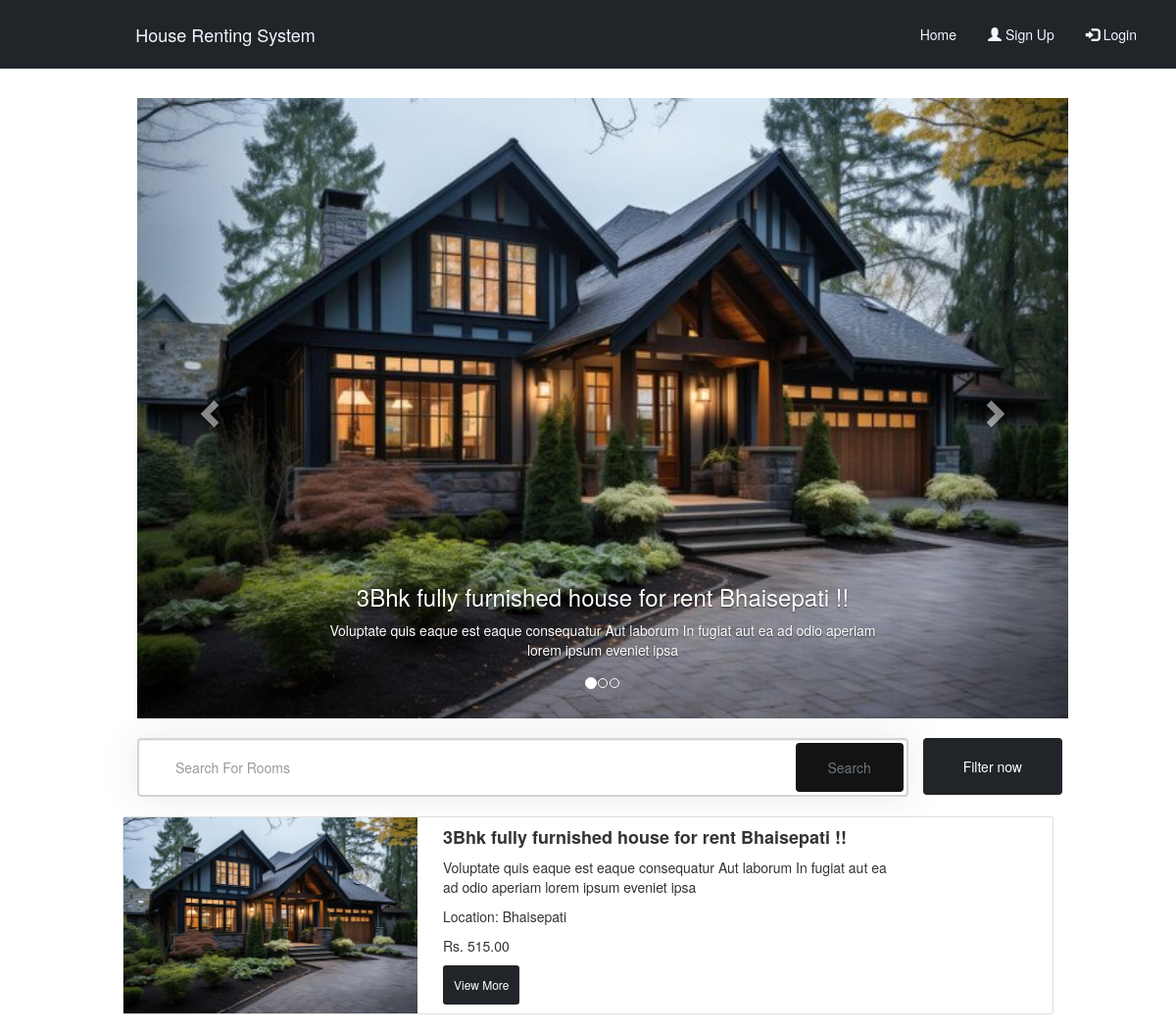
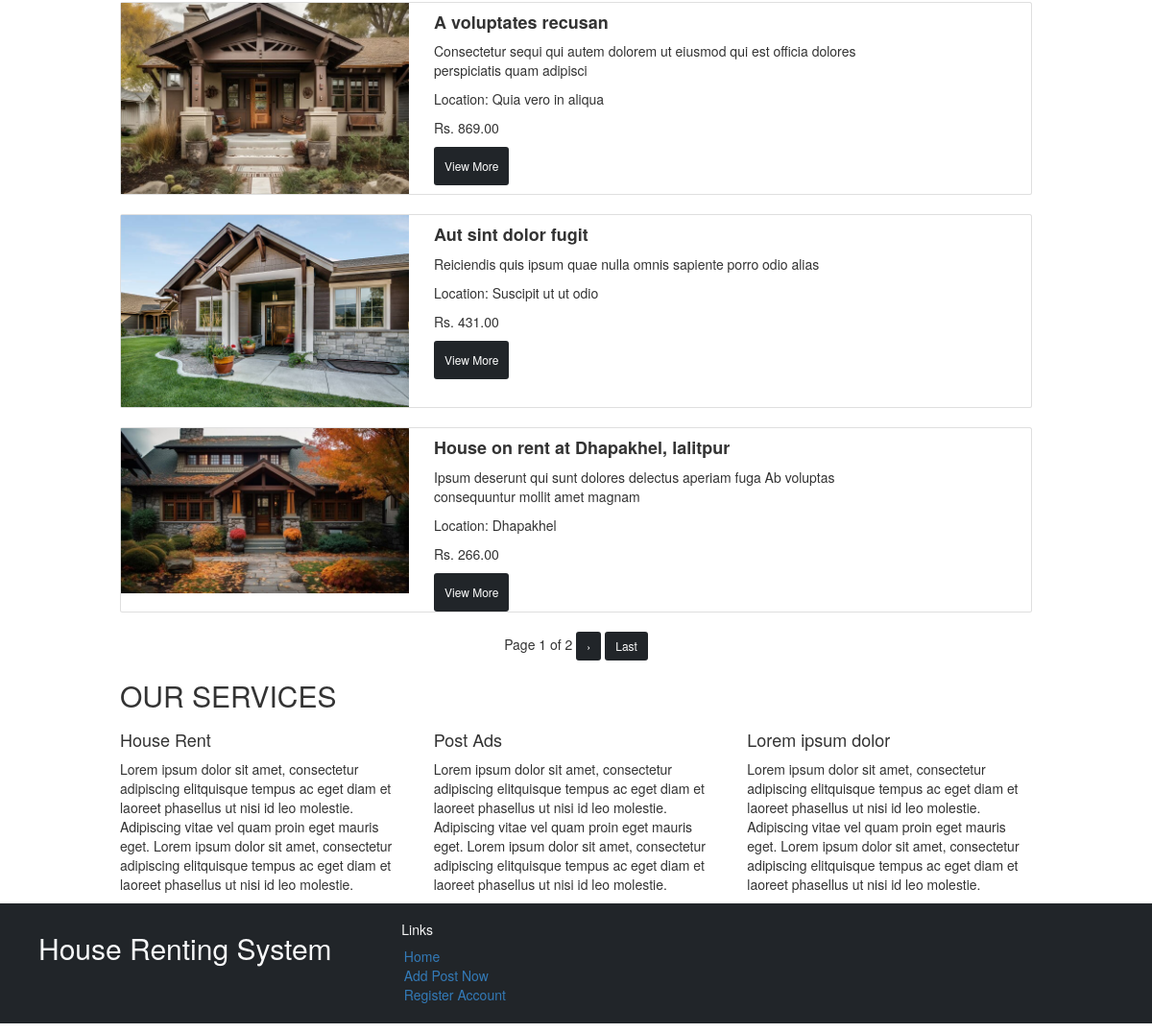
The page / on the database its author committed (2 pictures, top to bottom).
### houserent/models.py (models this page shows, shortened)
class FlatsAvailable(models.Model):
    uid=models.ForeignKey(User, verbose_name="User Id", on_delete=models.CASCADE,default=6)
    title = models.CharField(max_length=100)
    full_name=models.CharField(max_length=50,null=True)
    email=models.EmailField(max_length=254,null=True)
    phone=models.IntegerField(null=True)
    description = models.TextField()
    price = models.DecimalField(max_digits=10, decimal_places=2)
    location = models.CharField(max_length=200,)
    bedroom = models.PositiveIntegerField()
    livingroom = models.PositiveIntegerField()
    bathroom = models.PositiveIntegerField()
    kitchen = models.PositiveIntegerField()
    contact_number = models.CharField(max_length=15)
    date_and_time=models.DateTimeField(default=timezone.now)
    images = models.ImageField(upload_to='uploads',null=True)
    slugs=models.SlugField(unique=True,null=True)

### houserent/views.py (the view)
# urls.py: path('', views.index, name='index'),
def index (request):
    first = FlatsAvailable.objects.latest('id')
    latests = FlatsAvailable.objects.all().exclude(id=first.id)
    ads = FlatsAvailable.objects.all()
    flats = FlatsAvailable.objects.all().order_by('title')
    p = Paginator(flats, 4)
    page = request.GET.get('page')
    flats = p.get_page(page)
    return render(request, 'index.html', {"ads": ads, 'latest': latests, 'first': first, 'flats': flats})

### houserent/templates/index.html (shortened to what this page needs)
{% extends 'layout.html' %}
{% load static%}
{% block content %}
<div class="container">
  <br>
  <div id="myCarousel" class="carousel slide" data-ride="carousel">
    <ol class="carousel-indicators">
      <li data-target="#myCarousel" data-slide-to="0" class="active"></li>
      <li data-target="#myCarousel" data-slide-to="1"></li>
      <li data-target="#myCarousel" data-slide-to="2"></li>
    </ol>
    <div class="carousel-inner" role="listbox">
      {% if first %}
      <div class="item active">
        <img src={{first.images.url}} />
        <div class="carousel-caption">
          <h3>{{first.title}}</h3>
          <p>{{first.description}}</p>
        </div>
      </div>
      {% endif %}
    </div>
    <a class="left carousel-control" href="#myCarousel" role="button" data-slide="prev">
      <span class="glyphicon glyphicon-chevron-left" aria-hidden="true"></span>
    </a>
    <a class="right carousel-control" href="#myCarousel" role="button" data-slide="next">
      <span class="glyphicon glyphicon-chevron-right" aria-hidden="true"></span>
    </a>
  </div>
</div>
<br>
<div class="container">
<div class="row  ">
  <div class="col-12 col-md-10">
    <div class="search">
      <form method= POST action="{%url 'search-flat'%}" >
      <input type="text" class="form-control" placeholder="Search For Rooms" name="search">
      <button class="btn  btn-outline-secondary">Search</button>
      </form>
    </div>
  </div>
  <div class="col-12 col-md-2" style="margin: inherit;" >
  <button type="button" class="btn  btn-dark " data-toggle="modal"
    data-target="#filterModal" style="padding: 18px 40px 18px 40px;" > Filter now </button>
</div>
</div>
</div>
</div>
<br>
{% if ads %}
{% for ad in flats %}
<div class="container">
  <div class="card">
    <div class="row">
      <div class="col-sm-4">
        <a href="{% url 'flats' ad.slugs ad.id%}"> <img src="{{ad.images.url}}" alt="" style="width: 300px;"> </a>
      </div>
      <div class="image-box col-sm-6">
        <div class="card-block">
          <h4><b>{{ad.title}}</b></h4>
          <p>{{ad.description}}</p>
          <p>Location: {{ad.location}}</p>
          <p>Rs. {{ad.price}}</p>
          <a href="{% url 'flats' ad.slugs ad.id%}" class="btn btn-dark btn-sm float-right"
            style="padding:10px ;">View More</a>
        </div>
      </div>
    </div>
  </div>
  <br>
</div>
</div>
{% endfor %}
{% endif %}
<div class="container" >
  <center>
Page {{ flats.number }} of {{ flats.paginator.num_pages }}
{%if flats.has_next %}
  <a href="?page={{flats.next_page_number}}"class="btn btn-dark btn-sm float-right">&#8250;</a>
  <a href="?page={{flats.paginator.num_pages}}"class="btn btn-dark btn-sm float-right">Last</a>
{%endif %}
</center>
</div>
<section id="service">
  <div class="container">
    <div class="row">
      <div class="col-md-12">
        <h2 class="wow bounceIn" data-wow-offset="50" data-wow-delay="0.3s">OUR <span>SERVICES</span> </h2>
      </div>
      <div class="col-md-4 wow fadeIn" data-wow-offset="50" data-wow-delay="0.6s">
        <h4>House Rent</h4>
        <p>Lorem ipsum dolor sit amet, consectetur adipiscing elitquisque tempus ac eget diam et laoreet phasellus ut
          nisi id leo molestie. Adipiscing vitae vel quam proin eget mauris eget. Lorem ipsum dolor sit amet,
          consectetur adipiscing elitquisque tempus ac eget diam et laoreet phasellus ut nisi id leo molestie.</p>
      </div>
      <div class="col-md-4 active wow fadeIn" data-wow-offset="50" data-wow-delay="0.9s">
        <h4>Post Ads</h4>
        <p>Lorem ipsum dolor sit amet, consectetur adipiscing elitquisque tempus ac eget diam et laoreet phasellus ut
          nisi id leo molestie. Adipiscing vitae vel quam proin eget mauris eget. Lorem ipsum dolor sit amet,
          consectetur adipiscing elitquisque tempus ac eget diam et laoreet phasellus ut nisi id leo molestie.</p>
      </div>
      <div class="col-md-4 wow fadeIn" data-wow-offset="50" data-wow-delay="0.6s">
        <h4>Lorem ipsum dolor</h4>
        <p>Lorem ipsum dolor sit amet, consectetur adipiscing elitquisque tempus ac eget diam et laoreet phasellus ut
          nisi id leo molestie. Adipiscing vitae vel quam proin eget mauris eget. Lorem ipsum dolor sit amet,
          consectetur adipiscing elitquisque tempus ac eget diam et laoreet phasellus ut nisi id leo molestie.</p>
      </div>
    </div>
  </div>
</section>
{% endblock %}

### houserent/templates/layout.html (shortened to what this page needs)
<!DOCTYPE html>
{% load static %}
<html lang="en">
<head>
  <link rel="stylesheet" href="{% static 'css/bootstrap.min.css' %}">
  <link rel="stylesheet" type="text/css" href="{% static 'css/custom.css' %}">
  <link rel="stylesheet" href="https://maxcdn.bootstrapcdn.com/bootstrap/3.2.0/css/bootstrap.min.css">
</head>
<body>
    <div class="container-fluid">
        <div class="row align-items-center mb-3 p-3 bg-dark" >
            <div class="col-md-1"></div>
            <div class="col-md-3">
                <a class="navbar-brand " href="{% url 'index' %}" style="color: aliceblue;">House Renting System</a>
              </div>
              <div class="col-md-8" >
                <nav>
                    <ul class="nav nav-pills justify-content-end "  >
                        <li class="nav-item" ><a class="nav-link" style="color: aliceblue;" href="{% url 'index' %}" >Home</a></li>
                        {% if user.is_authenticated %}
                        <li class="nav-item"><a class="nav-link" style="color: aliceblue;" href="{% url 'postad' %}"> Post Ad</a></li>
                        <li class="nav-item"><a class="nav-link" style="color: aliceblue;" href="{% url 'logout' %}"><span class="glyphicon glyphicon-user"></span> Log Out</a></li>
                        {% else %}
                        <li class="nav-item"><a class="nav-link" style="color: aliceblue;" href="{% url 'register' %}"><span class="glyphicon glyphicon-user"></span> Sign Up</a></li>
                        <li class="nav-item"><a href="{% url 'login' %}" class="nav-link" style="color: aliceblue;"><span class="glyphicon glyphicon-log-in"></span> Login</a></li>
                        {% endif %}
                      </ul>
                </nav>
            </div>
        </div>
        <div class="container">
            {% block content %}
            {% endblock%}
      <div class="p-2 d-flex  align-content-end mb-3 p-3 bg-dark " style=margin-right:0;>
        <div class="col-md-4 px-5 h2"><a href="{%url 'index'%}" class="text-decoration-none text-light">House Renting System</a></div>
        <div class="col-md-2 px-4">
            <h5 class="" style="color:whitesmoke">Links</h5>
            <ul class="d-flex flex-column list-unstyled   ms-auto ">
                <li class=" mx-1" style="color:whitesmoke"><a class="navlist footer-link" id="nav"   href="{% url 'index' %}">Home</a></li>
                <li class=" mx-1" style="color:whitesmoke"><a class="navlist footer-link " id="nav"  href="{% url 'postad'%}">Add Post Now</a></li>
                <li class=" mx-1" style="color:whitesmoke"><a class="navlist footer-link" id="nav"  href="{% url 'register' %}">Register Account</a></li>
            </ul>
        </div>
        <div class="col-md-6"></div>
    </div>
</body>
</html>

### houserent/static/css/custom.css (style rules this page uses)
.carousel-inner > .item > img, .carousel-inner > .item > a > img { width: 100%; margin: auto; }
.container { width: 980px !important; }
.search { position: relative; box-shadow: 0 0 40px rgba(51, 51, 51, .1); }
.search input { height: 60px; text-indent: 25px; border: 2px solid #d6d4d4; }
.search button { position: absolute; top: 5px; right: 5px; height: 50px; width: 110px; background: rgb(19, 19, 20); }

### rows shown on the page
FlatsAvailable: images (picture), title "3Bhk fully furnished house for rent Bhaisepati !!", description "Voluptate quis eaque est eaque consequatur Aut laborum In fugiat aut ea ad odio aperiam lorem ipsum eveniet ipsa", location "Bhaisepati", price "515.00"
FlatsAvailable: images (picture), title "A voluptates recusan", description "Consectetur sequi qui autem dolorem ut eiusmod qui est officia dolores perspiciatis quam adipisci", location "Quia vero in aliqua", price "869.00"
FlatsAvailable: images (picture), title "Aut sint dolor fugit", description "Reiciendis quis ipsum quae nulla omnis sapiente porro odio alias", location "Suscipit ut ut odio", price "431.00"
FlatsAvailable: images (picture), title "House on rent at Dhapakhel, lalitpur", description "Ipsum deserunt qui sunt dolores delectus aperiam fuga Ab voluptas consequuntur mollit amet magnam", location "Dhapakhel", price "266.00"

### other values the page prints
{{ flats.number }} "1"
{{ flats.paginator.num_pages }} "2"
